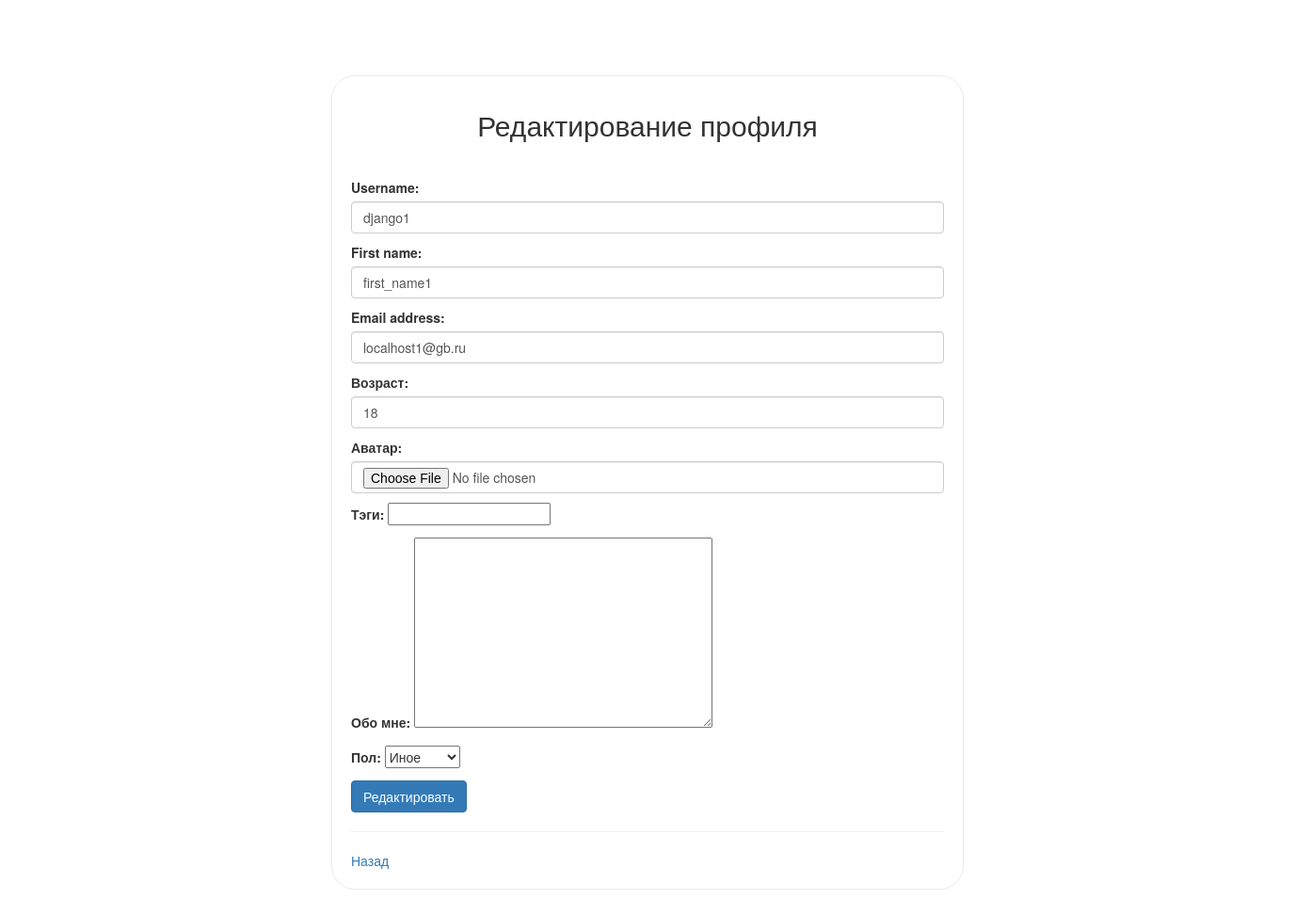
Page /auth/edit/ (signed in) on the committed database.
### authapp/models.py (models this page shows, shortened)
class ShopUser(AbstractUser):
    avatar = models.ImageField(upload_to='users_avatars', blank=True, verbose_name='аватар')
    avatar_url = models.CharField(max_length=128, blank=True, null=True)
    age = models.PositiveIntegerField(verbose_name='возраст', default=18)
    activate_key = models.CharField(max_length=128, blank=True, null=True, verbose_name='Ключ активации')
    activate_key_expired = models.DateTimeField(blank=True, null=True)

### authapp/views.py (the view)
# urls.py: path('edit/', authapp.edit, name='edit'),
def edit(request):
    if request.method == 'POST':
        edit_form = ShopUserEditForm(request.POST, request.FILES, instance=request.user)
        edit_profile_form = ShopUserProfileEditForm(request.POST, instance=request.user.shopuserprofile)
        if edit_form.is_valid():
            edit_form.save()
            return HttpResponseRedirect(reverse('index'))
    else:
        edit_form = ShopUserEditForm(instance=request.user)
        edit_profile_form = ShopUserProfileEditForm(instance=request.user.shopuserprofile)
    context = {
        'edit_form': edit_form,
        'edit_profile_form': edit_profile_form
    }
    return render(request, 'authapp/edit.html', context)

### authapp/forms.py (shortened to what this page needs)
class ShopUserEditForm(UserChangeForm):
    class Meta:
        model = ShopUser
        fields = ('username', 'first_name', 'email', 'age', 'avatar', 'password')
    def __init__(self, *args, **kwargs):
        super().__init__(*args, **kwargs)
        for field_name, field in self.fields.items():
            field.widget.attrs['class'] = 'form-control'
            field.help_text = ''
            if field_name == 'password':
                field.widget = forms.HiddenInput()

class ShopUserProfileEditForm(forms.ModelForm):
    class Meta:
        model = ShopUserProfile
        exclude = ('user',)

### mainapp/context_processors.py (called while the page is built)
def basket(request):
    basket_items = []
    if request.user.is_authenticated:
        basket_items = Basket.objects.filter(user=request.user)
    return {
        'basket': basket_items
    }

### authapp/templates/authapp/edit.html (shortened to what this page needs)
{% extends 'authapp/base.html' %}
{% load static %}
{% block head %}
    <div class="h2 text-center head">
        Редактирование профиля
    </div>
{% endblock %}
{% block content %}
    <form class="form-horizontal" action="{% url 'auth:edit' %}" method="post" enctype="multipart/form-data">
        {{ edit_form.as_p }}
        {{ edit_profile_form.as_p }}
        <input type="submit" class="btn btn-primary" value="Редактировать">
    </form>
    <hr>
    <a href="{% url 'index' %}">Назад</a>
{% endblock %}

### static/css/style.css (style rules this page uses)
* { margin: 0; padding: 0; }
body { new_product font-family: 'Montserrat', sans-serif; }
html, body { height: 100%; }
.login .head { margin: 15px auto 40px; }
.login form { margin-bottom: 10px; }

### rows in the picture
ShopUser: username "django1", first_name "first_name1", email "localhost1@gb.ru", age "18"
